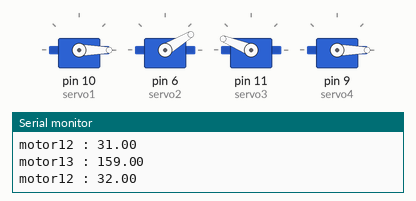
Simulated run of this sketch. Board: Arduino Uno, built with avr-gcc and run on an emulated ATmega328P. On the bench: 4 × servo, the last lines printed to the serial monitor.

Above: at 0.16 s.
At 4.74 s:
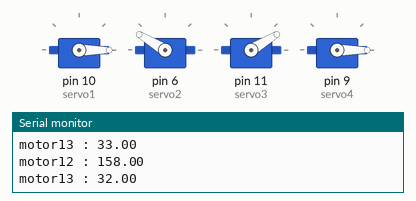
At 10.57 s:
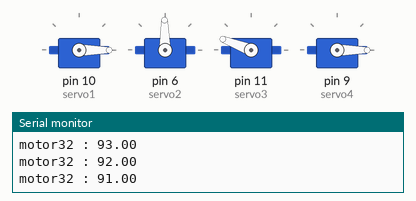
At 21.22 s:
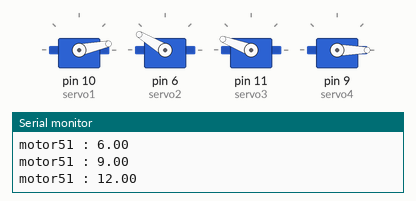
At 30.33 s:
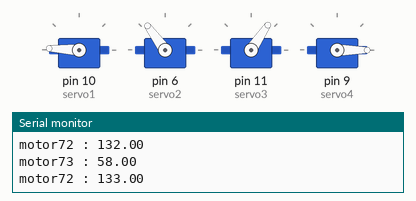
At 39.58 s:
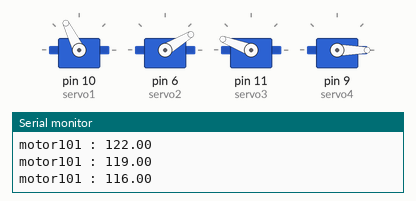
Timing chart, 0 to 40.0 s (numbered marks = the images above):
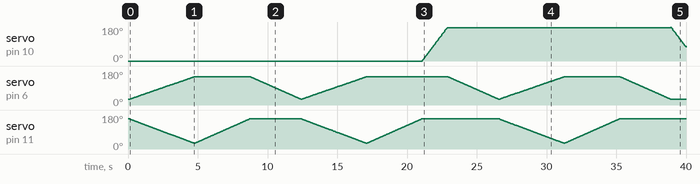

The sketch:

workspace.ino
```cpp
// Servo Potentiometer Angle control
// by Mountain A  (www.arduitronics.com)
// www.facebook.com/arduitronics
#include  <Servo.h>
Servo servo1;         // create servo object to control a servo
Servo servo2;
Servo servo3;
Servo servo4;

int i,j,m1,m2;

float l1=0; //right top
float l2=30;
float l3=160;

float s1=0; //right bot
float s2=150;
float s3=30;

float n1=0; //right far
float n2=150;
float n3=160;

float k1=179; //left far
float k2=150;
float k3=160;

float h1=179; //left top
float h2=30;
float h3=160;

float w1=179; //left bot
float w2=150;
float w3=30;

//float d11=k1-h1; //1 n1
//float d12=k2-h2;
//float d13=k3-h3;
//float d21=n1-k1; //n1 m
//float d22=n2-k2;
//float d23=n3-k3;
//float d31=s1-n1; //m n2
//float d32=s2-n2;
//float d33=s3-n3;
//float d41=l1-s1; //n2 2
//float d42=l2-s2;
//float d43=l3-s3;

//float d=d11+d21+d31+d41;
int d1=179,d2=120,d3=130;
void setup()
{
   Serial.println("Motor1");
   servo1.write(l1);

   Serial.println("Motor2");
   servo2.write(l2);

   Serial.println("Motor3");
   servo3.write(l3);

  Serial.begin(9600);
  servo1.attach(10);
  servo2.attach(6);
  servo3.attach(11);
  servo4.attach(9);

//    Serial.println(0);
    servo4.writeMicroseconds(0); // สั่งให้ Servo หมุนวนขวา
    delay(70); // หน่วงเวลา 2000ms
//    Serial.println("Motor4");
//    servo4.writeMicroseconds(1450); // สั่งให้ Servo หยุด
//    delay(2000); // หน่วงเวลา 2000ms
//    Serial.println(1000);
//    servo4.writeMicroseconds(3000); // สั่งให้ Servo หมุนวนขวาซ้าย
//    delay(50); // หน่วงเวลา 2000ms
//    Serial.println(300);
//    myservo.writeMicroseconds(1450); // สั่งให้ Servo หยุด
//    delay(2000); // หน่วงเวลา 2000ms
//
//   Serial.println("Motor1");
//   servo1.write(89);
//
//   Serial.println("Motor2");
//   servo2.write(173);
//
//   Serial.println("Motor3");
//   servo3.write(160);

//for (j=0;j<3;j++){
  for (i = 0; i<d3; i++){  //rt rb
    servo2.write(l2+(d2*i/d3));
   Serial.print("motor12 : ");
   Serial.println(l2+i);
    servo3.write(l3-i);
   Serial.print("motor13 : ");
   Serial.println(l3-i);
    delay(30);
  }
  for (i = 0; i < d3; i++) { //rb rf
    servo3.write(s3+i);
   Serial.print("motor23 : ");
   Serial.println(s3+i);
    delay(30);
  }
  for (i = 0; i < d2; i++) {  //rf rt
    servo2.write(n2-i);
   Serial.print("motor32 : ");
   Serial.println(n2-i);
    delay(30);
  }
  for (i = 0; i<d3; i++){  //rt rb
    servo2.write(l2+(d2*i/d3));
   Serial.print("motor12 : ");
   Serial.println(l2+i);
    servo3.write(l3-i);
   Serial.print("motor13 : ");
   Serial.println(l3-i);
    delay(30);
  }
  for (i = 0; i < d3; i++) { //rb rf
    servo3.write(s3+i);
   Serial.print("motor23 : ");
   Serial.println(s3+i);
    delay(30);
  }
  for (i = 0; i < d1; i+=3) { //rf lf
    servo1.write(n1+i);
   Serial.print("motor51 : ");
   Serial.println(n1+i);
    delay(30);
  }
  for (i = 0; i < d2; i++) {     //lf lt
    servo2.write(k2-i);
   Serial.print("motor62 : ");
   Serial.println(k2-i);
    delay(30);
  }
  for (i = 0; i<d3; i++){ //lt lb
    servo2.write(h2+(d2*i/d3));
   Serial.print("motor72 : ");
   Serial.println(h2+i);
    servo3.write(h3-i);
   Serial.print("motor73 : ");
   Serial.println(h3-i);
    delay(30);
  }
  for (i = 0; i < d3; i++) { //lb lf
    servo3.write(w3+i);
   Serial.print("motor83 : ");
   Serial.println(w3+i);
    delay(30);
  }
  for (i = 0; i < d2; i++) {     //lf lt
    servo2.write(k2-i);
   Serial.print("motor92 : ");
   Serial.println(k2-i);
    delay(30);
  }
  for (i = 0; i < d1; i+=3) {     //lt rt
    servo1.write(h1-i);
   Serial.print("motor101 : ");
   Serial.println(h1-i);
    delay(30);
  }
//}

}

void loop()
{
}
```

Measured:
- by itself, servo on pin 10 (servo1): rises from 0° to 179° in 17.8 s, then falls to 77° in 1.0 s
